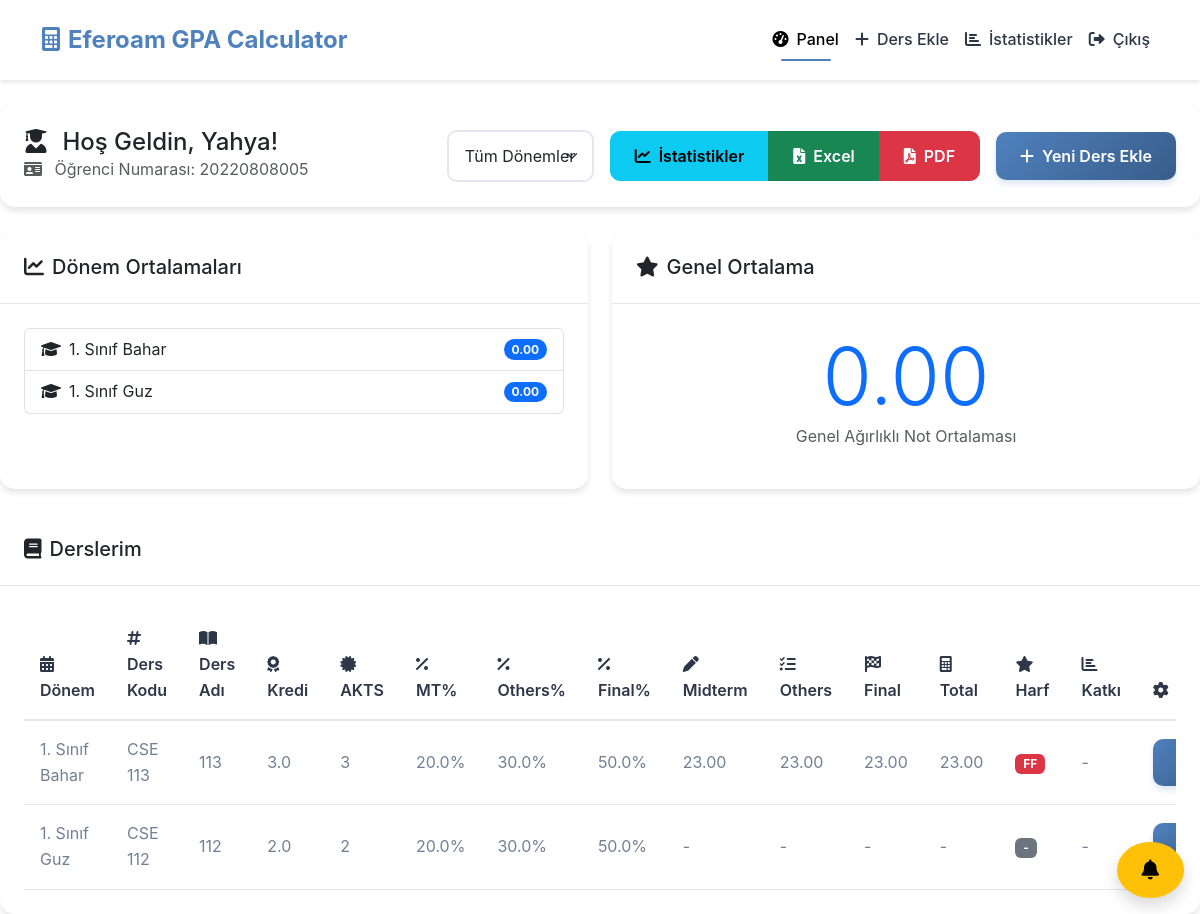
The page /dashboard (signed in) on the database its author committed.
### app.py (models this page shows, shortened)
class User(UserMixin, db.Model):
    id = db.Column(db.Integer, primary_key=True)
    student_number = db.Column(db.String(20), unique=True, nullable=False)
    first_name = db.Column(db.String(50), nullable=False)
    last_name = db.Column(db.String(50), nullable=False)
    email = db.Column(db.String(120), unique=True, nullable=False)
    password_hash = db.Column(db.String(128))
    is_admin = db.Column(db.Boolean, default=False)
    department = db.Column(db.String(10), nullable=False)  # Örn: CSE, PSI
    courses = db.relationship('Course', backref='user', lazy=True)

class Course(db.Model):
    id = db.Column(db.Integer, primary_key=True)
    user_id = db.Column(db.Integer, db.ForeignKey('user.id'), nullable=False)
    common_course_id = db.Column(db.Integer, db.ForeignKey('common_course.id'), nullable=True)
    semester_type = db.Column(db.String(20), nullable=False)
    code = db.Column(db.String(20), nullable=False)
    name = db.Column(db.String(100), nullable=False)
    credit = db.Column(db.Float, nullable=False)
    akts = db.Column(db.Integer, nullable=False)
    midterm_percentage = db.Column(db.Float, nullable=False)
    others_percentage = db.Column(db.Float, nullable=False)
    final_percentage = db.Column(db.Float, nullable=False)
    midterm_grade = db.Column(db.Float)
    others_grade = db.Column(db.Float)
    final_grade = db.Column(db.Float)
    total_grade = db.Column(db.Float)
    grade = db.Column(db.String(2))
    contribution_point = db.Column(db.Float)

### app.py (the view)
@app.route('/dashboard')
@login_required
def dashboard():
    courses = Course.query.filter_by(user_id=current_user.id).all()
    semesters = sorted(list(set(course.semester_type for course in courses)))
    selected_semester = request.args.get('semester', 'all')
    return render_template('dashboard.html',
                         courses=courses,
                         calculate_gpa=calculate_gpa,
                         get_semester_display=get_semester_display,
                         semesters=semesters,
                         selected_semester=selected_semester)

### app.py (called while the page is built)
def get_semester_display(semester_type):
    parts = semester_type.split('-')
    year = parts[0]
    term = parts[1]
    return f"{year}. Sınıf {term.capitalize()}"

@login_manager.user_loader
def load_user(user_id):
    return User.query.get(int(user_id))

def calculate_gpa(courses):
    if not courses:
        return 0.0
    total_credit = 0
    total_point = 0
    for course in courses:
        if course.grade and course.contribution_point is not None:
            total_credit += course.credit
            total_point += course.credit * course.contribution_point
    return total_point / total_credit if total_credit > 0 else 0.0

### templates/dashboard.html (shortened to what this page needs)
{% extends "base.html" %}
{% block content %}
<div class="row">
    <div class="col-md-12 mb-4">
        <div class="card">
            <div class="card-body d-flex justify-content-between align-items-center">
                <div>
                    <h4 class="card-title mb-0">
                        <i class="fas fa-user-graduate me-2"></i>
                        Hoş Geldin, {{ current_user.first_name }}!
                    </h4>
                    <p class="card-text text-muted">
                        <i class="fas fa-id-card me-2"></i>
                        Öğrenci Numarası: {{ current_user.student_number }}
                    </p>
                </div>
                <div class="d-flex align-items-center">
                    <div class="me-3">
                        <select class="form-select" id="semester_filter">
                            <option value="all">Tüm Dönemler</option>
                        </select>
                    </div>
                    <div class="btn-group me-3">
                        <a href="{{ url_for('statistics') }}" class="btn btn-info">
                            <i class="fas fa-chart-line me-2"></i>İstatistikler
                        </a>
                        <a href="{{ url_for('export_grades', format='excel') }}" class="btn btn-success">
                            <i class="fas fa-file-excel me-2"></i>Excel
                        </a>
                        <a href="{{ url_for('export_grades', format='pdf') }}" class="btn btn-danger">
                            <i class="fas fa-file-pdf me-2"></i>PDF
                        </a>
                    </div>
                    <a href="{{ url_for('add_course') }}" class="btn btn-primary">
                        <i class="fas fa-plus me-2"></i>Yeni Ders Ekle
                    </a>
                </div>
            </div>
        </div>
    </div>
</div>
{% if courses %}
    <div class="row mb-4">
        <div class="col-md-6">
            <div class="card h-100">
                <div class="card-header">
                    <h5 class="mb-0"><i class="fas fa-chart-line me-2"></i>Dönem Ortalamaları</h5>
                </div>
                <div class="card-body">
                    {% set semester_courses = {} %}
                    {% for course in courses %}
                        {% if course.semester_type not in semester_courses %}
                            {% set _ = semester_courses.update({course.semester_type: []}) %}
                        {% endif %}
                        {% set _ = semester_courses[course.semester_type].append(course) %}
                    {% endfor %}
                    <ul class="list-group">
                        {% for semester_type, semester_course_list in semester_courses.items()|sort %}
                            <li class="list-group-item d-flex justify-content-between align-items-center">
                                <span><i class="fas fa-graduation-cap me-2"></i>{{ get_semester_display(semester_type) }}</span>
                                <span class="badge bg-primary rounded-pill">
                                    {{ "%.2f"|format(calculate_gpa(semester_course_list)) }}
                                </span>
                            </li>
                        {% endfor %}
                    </ul>
                </div>
            </div>
        </div>
        <div class="col-md-6">
            <div class="card h-100">
                <div class="card-header">
                    <h5 class="mb-0"><i class="fas fa-star me-2"></i>Genel Ortalama</h5>
                </div>
                <div class="card-body text-center">
                    <h2 class="display-1 text-primary mb-0">{{ "%.2f"|format(calculate_gpa(courses)) }}</h2>
                    <p class="text-muted">Genel Ağırlıklı Not Ortalaması</p>
                </div>
            </div>
        </div>
    </div>
    <div class="card">
        <div class="card-header">
            <h5 class="mb-0"><i class="fas fa-book me-2"></i>Derslerim</h5>
        </div>
        <div class="card-body">
            <div class="table-responsive">
                <table class="table table-hover">
                    <thead>
                        <tr>
                            <th><i class="fas fa-calendar-alt me-2"></i>Dönem</th>
                            <th><i class="fas fa-hashtag me-2"></i>Ders Kodu</th>
                            <th><i class="fas fa-book-open me-2"></i>Ders Adı</th>
                            <th><i class="fas fa-award me-2"></i>Kredi</th>
                            <th><i class="fas fa-certificate me-2"></i>AKTS</th>
                            <th><i class="fas fa-percent me-2"></i>MT%</th>
                            <th><i class="fas fa-percent me-2"></i>Others%</th>
                            <th><i class="fas fa-percent me-2"></i>Final%</th>
                            <th><i class="fas fa-pen me-2"></i>Midterm</th>
                            <th><i class="fas fa-tasks me-2"></i>Others</th>
                            <th><i class="fas fa-flag-checkered me-2"></i>Final</th>
                            <th><i class="fas fa-calculator me-2"></i>Total</th>
                            <th><i class="fas fa-star me-2"></i>Harf</th>
                            <th><i class="fas fa-chart-bar me-2"></i>Katkı</th>
                            <th><i class="fas fa-cog me-2"></i>İşlemler</th>
                        </tr>
                    </thead>
                    <tbody>
                        {% for course in courses|sort(attribute='semester_type') %}
                            <tr class="semester-row" data-semester="{{ course.semester_type }}">
                                <td>{{ get_semester_display(course.semester_type) }}</td>
                                <td>{{ course.code }}</td>
                                <td>{{ course.name }}</td>
                                <td>{{ course.credit }}</td>
                                <td>{{ course.akts }}</td>
                                <td>{{ course.midterm_percentage }}%</td>
                                <td>{{ course.others_percentage }}%</td>
                                <td>{{ course.final_percentage }}%</td>
                                <td>{{ "%.2f"|format(course.midterm_grade) if course.midterm_grade else "-" }}</td>
                                <td>{{ "%.2f"|format(course.others_grade) if course.others_grade else "-" }}</td>
                                <td>{{ "%.2f"|format(course.final_grade) if course.final_grade else "-" }}</td>
                                <td>{{ "%.2f"|format(course.total_grade) if course.total_grade else "-" }}</td>
                                <td>
                                    <span class="badge {% if course.grade in ['AA', 'BA', 'BB'] %}bg-success
                                                      {% elif course.grade in ['CB', 'CC'] %}bg-info
                                                      {% elif course.grade in ['DC', 'DD'] %}bg-warning
                                                      {% elif course.grade %}bg-danger{% else %}bg-secondary{% endif %}">
                                        {{ course.grade if course.grade else "-" }}
                                    </span>
                                </td>
                                <td>{{ "%.2f"|format(course.contribution_point) if course.contribution_point else "-" }}</td>
                                <td>
                                    <div class="btn-group">
                                        <a href="{{ url_for('update_grades', course_id=course.id) }}"
                                           class="btn btn-sm btn-primary">
                                        </a>
                                    </div>
                                </td>
                            </tr>
                        {% endfor %}
                    </tbody>
                </table>
            </div>
        </div>
    </div>
{% endif %}
<div class="position-fixed bottom-0 end-0 p-3" style="z-index: 1050;">
    <a href="{{ url_for('reminders') }}" class="btn btn-warning btn-lg rounded-circle shadow">
        <i class="fas fa-bell"></i>
        {% set upcoming_count = reminders|length if reminders is defined else 0 %}
    </a>
</div>
{% endblock %}

### templates/base.html (shortened to what this page needs)
<!DOCTYPE html>
<html lang="tr">
<head>
    <link href="https://cdn.jsdelivr.net/npm/bootstrap@5.3.0/dist/css/bootstrap.min.css" rel="stylesheet">
    <link href="https://cdnjs.cloudflare.com/ajax/libs/font-awesome/6.0.0/css/all.min.css" rel="stylesheet">
</head>
<body>
    <nav class="navbar navbar-expand-lg">
        <div class="container">
            <a class="navbar-brand" href="{{ url_for('dashboard') if current_user.is_authenticated else url_for('index') }}">
                <i class="fas fa-calculator me-2"></i>Eferoam GPA Calculator
            </a>
            <div class="collapse navbar-collapse" id="navbarNav">
                <ul class="navbar-nav ms-auto">
                    {% if current_user.is_authenticated %}
                    <li class="nav-item">
                        <a class="nav-link {% if request.endpoint == 'dashboard' %}active{% endif %}" href="{{ url_for('dashboard') }}">
                            <i class="fas fa-tachometer-alt me-2"></i>Panel
                        </a>
                    </li>
                    <li class="nav-item">
                        <a class="nav-link {% if request.endpoint == 'add_course' %}active{% endif %}" href="{{ url_for('add_course') }}">
                            <i class="fas fa-plus me-2"></i>Ders Ekle
                        </a>
                    </li>
                    <li class="nav-item">
                        <a class="nav-link {% if request.endpoint == 'statistics' %}active{% endif %}" href="{{ url_for('statistics') }}">
                            <i class="fas fa-chart-bar me-2"></i>İstatistikler
                        </a>
                    </li>
                    <li class="nav-item">
                        <a class="nav-link" href="{{ url_for('logout') }}">
                            <i class="fas fa-sign-out-alt me-2"></i>Çıkış
                        </a>
                    </li>
                    {% endif %}
                </ul>
            </div>
        </div>
    </nav>
    {% block content %}{% endblock %}
</body>
</html>

### templates/base.html (style rules this page uses)
:root { --primary-color: #4F81BD; --primary-dark: #2C5282; --secondary-color: #385D8A; --text-color: #2D3748; --text-muted: #718096; --background-color: #FFFFFF; --border-color: #E2E8F0; --success-color: #48BB78; --warning-color: #ECC94B; --danger-color: #F56565; --info-color: #4299E1; }
body { font-family: -apple-system, BlinkMacSystemFont, "Segoe UI", Roboto, "Helvetica Neue", Arial, sans-serif; color: var(--text-color); background-color: var(--background-color); line-height: 1.6; }
.navbar { background: white; box-shadow: 0 2px 4px rgba(0,0,0,0.1); padding: 1rem 0; }
.navbar-brand { font-weight: 700; color: var(--primary-color) !important; font-size: 1.5rem; }
.nav-link { color: var(--text-color); font-weight: 500; padding: 0.5rem 1rem; transition: color 0.3s ease; }
.nav-link.active { color: var(--primary-color); position: relative; }
.nav-link.active::after { content: ''; position: absolute; bottom: 0; left: 1rem; right: 1rem; height: 2px; background: var(--primary-color); border-radius: 2px; }
.card { border: none; border-radius: 15px; box-shadow: 0 4px 6px rgba(0,0,0,0.1); transition: transform 0.3s ease, box-shadow 0.3s ease; }
.card-header { background: none; border-bottom: 1px solid var(--border-color); padding: 1.5rem; }
.card-body { padding: 1.5rem; }
.btn { padding: 0.75rem 1.5rem; border-radius: 10px; font-weight: 600; transition: transform 0.3s ease, box-shadow 0.3s ease; }
.btn-primary { background: linear-gradient(135deg, var(--primary-color), var(--secondary-color)); border: none; box-shadow: 0 4px 6px rgba(79, 129, 189, 0.2); }
.form-control, .form-select { border: 2px solid var(--border-color); border-radius: 10px; padding: 0.75rem 1rem; font-size: 1rem; transition: border-color 0.3s ease, box-shadow 0.3s ease; -webkit-appearance: none; -moz-appearance: none; appearance: none; }
.table { margin-bottom: 0; }
.table th { font-weight: 600; color: var(--text-color); border-bottom: 2px solid var(--border-color); padding: 1rem; }
.table td { padding: 1rem; vertical-align: middle; color: var(--text-muted); border-bottom: 1px solid var(--border-color); }

### rows shown on the page
User: first_name "Yahya", student_number "20220808005"
Course: semester_type "1. Sınıf Bahar", grade+contribution_point+credit "0.00", code "CSE 113", name "113", credit "3.0", akts "3", midterm_percentage "20.0", others_percentage "30.0", final_percentage "50.0", midterm_grade "23.00", others_grade "23.00", final_grade "23.00", total_grade "23.00", grade "FF", contribution_point "-"
Course: semester_type "1. Sınıf Guz", grade "0.00", grade.credit "0.00", code "CSE 112", name "112", credit "2.0", akts "2", midterm_percentage "20.0", others_percentage "30.0", final_percentage "50.0", midterm_grade "-", others_grade "-", final_grade "-", total_grade "-", grade "-", contribution_point "-"
